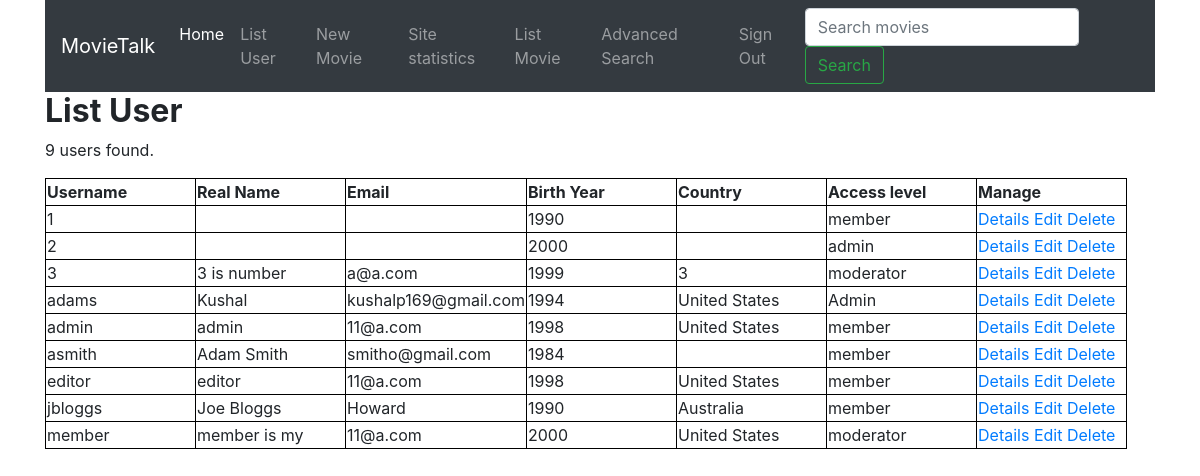
The app's page /php/listUsers.php (signed in) with its own data.
### tables this page shows
CREATE TABLE `users` (
  `username` varchar(100) NOT NULL,
  `real_name` varchar(50) NOT NULL,
  `email` varchar(100) NOT NULL,
  `birth_year` int(4) UNSIGNED NOT NULL,
  `country` varchar(50) NOT NULL,
  `password` varchar(50) NOT NULL,
  `access_level` varchar(10) NOT NULL,
  `banned_until` datetime DEFAULT NULL,
  `ban_reason` varchar(50) DEFAULT NULL
);

### php/listUsers.php (the view, shortened to what this page needs)
<?php
require '../func/dbconnection.php';
?>
<!DOCTYPE html>
<html>
<head>
</head>
<body>
<?php require 'navigationbar.php'; ?>
<div class="container">
<h2><strong>List User</strong></h2>
<?php
  $query = "SELECT * FROM users ORDER BY username";
  $results = mysqli_query($connection, $query);
  echo '<p>'.$results->num_rows.' users found.</p>';
  echo '<table><tr>';
  echo '<th>Username</th><th>Real Name</th><th>Email</th><th>Birth Year</th><th>Country</th><th>Access level</th><th>Manage</th>';
  echo '</tr>';
  while ($row = $results->fetch_assoc())
  {
      echo '<td>'.$row['username'].'</td>';
      echo '<td>'.$row['real_name'].'</td>';
      echo '<td>'.$row['email'].'</td>';
      echo '<td>'.$row['birth_year'].'</td>';
      echo '<td>'.$row['country'].'</td>';
      echo '<td>'.$row['access_level'].'</td>';
      echo '<td><a href="userDetails.php?username='.$row['username'].'"">Details</a> ';
	    echo '<a href="editUser.php?edit_id='.$row['username'].'">Edit</a> ';
	    echo '<a href="listUsers.php?del_id='.$row['username'].'"
	    onclick="return confirm(\'Are you sure you want to delete this user?\');">Delete</a></td></tr>';
  }
  echo '</table>';
  ?>
  </div>
  </body>
</html>

### php/navigationbar.php (shortened to what this page needs)
<link rel="stylesheet" href="https://stackpath.bootstrapcdn.com/bootstrap/4.1.3/css/bootstrap.min.css">
<div class="container">
<nav class="navbar navbar-expand-lg navbar-dark bg-dark">
<a class="navbar-brand" href="../index.php">MovieTalk</a>
<div class="collapse navbar-collapse" id="navbarSupportedContent">
<ul class="navbar-nav mr-auto">
<li class="nav-item active">
<a class="nav-link" href="../index.php">Home <span class="sr-only">(current)</span></a>
</li>
<?php
if ( $_SESSION['level'] == 'admin' )
{
	echo '<li class="nav-item"><a class="nav-link" href="listUsers.php">List User</a></li><br />';
	echo '<li class="nav-item"><a class="nav-link" href="newmovieregi.php">New Movie</a></li><br />';
	echo '<li class="nav-item"><a class="nav-link" href="statistics.php">Site statistics</a></li><br />';
}
?>
	<a class="nav-link" href="listMovies.php">List Movie</a>
<?php
echo '<li class="nav-item">
			<a class="nav-link" href="advancedsearchform.php">Advanced Search</a>
		</li>';
?>
	<?php
	if ( !isset($_SESSION['uname']) || $_SESSION['uname'] == '' )
	{
		echo '<li class="nav-item">
			<a class="nav-link" href="login.php">Sign In</a>
		</li>
		<li class="nav-item">
			<a class="nav-link" href="registration.php">Register</a>
		</li>';
	}
	else
	{
		echo '<li class="nav-item">
			<a class="nav-link" href="../logout.php">Sign Out</a>
		</li>';
	}
	?>
		    </ul>
		    <form class="form-inline my-2 my-lg-0" method="get" action="searchMovies.php">
		      <input class="form-control mr-sm-2" type="search" placeholder="Search movies" aria-label="Search" name="serach_item" required />
		      <button class="btn btn-outline-success my-2 my-sm-0" type="submit">Search</button>
		    </form>
		  </div>
		</nav>
        </div>

### php/listUsers.php (style rules this page uses)
th,td { border: 1px solid black; width: 150px; }

### records on screen
users: username "1", birth_year "1990", access_level "member"
users: username "2", birth_year "2000", access_level "admin"
users: username "3", real_name "3 is number", email "a@a.com", birth_year "1999", country "3", access_level "moderator"
users: username "adams", real_name "Kushal", email "kushalp169@gmail.com", birth_year "1994", country "United States", access_level "Admin"
users: username "admin", real_name "admin", email "11@a.com", birth_year "1998", country "United States", access_level "member"
users: username "asmith", real_name "Adam Smith", email "smitho@gmail.com", birth_year "1984", access_level "member"
users: username "editor", real_name "editor", email "11@a.com", birth_year "1998", country "United States", access_level "member"
users: username "jbloggs", real_name "Joe Bloggs", email "Howard", birth_year "1990", country "Australia", access_level "member"
users: username "member", real_name "member is my", email "11@a.com", birth_year "2000", country "United States", access_level "moderator"

### other values on screen
$results->num_rows "9"
